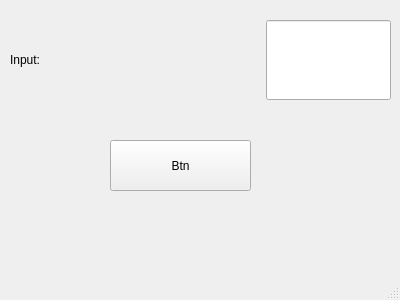
<?xml version="1.0" encoding="UTF-8"?>
<ui version="4.0">
 <class>MainWindow</class>
 <widget class="QMainWindow" name="MainWindow">
  <property name="geometry">
   <rect>
    <x>0</x>
    <y>0</y>
    <width>400</width>
    <height>300</height>
   </rect>
  </property>
  <property name="windowTitle">
   <string>MainWindow</string>
  </property>
  <widget class="QWidget" name="centralwidget">
   <widget class="QPushButton" name="pushButton">
    <property name="geometry">
     <rect>
      <x>110</x>
      <y>140</y>
      <width>141</width>
      <height>51</height>
     </rect>
    </property>
    <property name="text">
     <string>Btn</string>
    </property>
   </widget>
   <widget class="QWidget" name="horizontalLayoutWidget">
    <property name="geometry">
     <rect>
      <x>10</x>
      <y>20</y>
      <width>381</width>
      <height>80</height>
     </rect>
    </property>
    <layout class="QHBoxLayout" name="horizontalLayout">
     <item>
      <widget class="QLabel" name="label">
       <property name="sizePolicy">
        <sizepolicy hsizetype="Expanding" vsizetype="Expanding">
         <horstretch>0</horstretch>
         <verstretch>0</verstretch>
        </sizepolicy>
       </property>
       <property name="text">
        <string>Input:</string>
       </property>
      </widget>
     </item>
     <item>
      <spacer name="horizontalSpacer">
       <property name="orientation">
        <enum>Qt::Horizontal</enum>
       </property>
       <property name="sizeHint" stdset="0">
        <size>
         <width>40</width>
         <height>20</height>
        </size>
       </property>
      </spacer>
     </item>
     <item>
      <widget class="QLineEdit" name="lineEdit">
       <property name="sizePolicy">
        <sizepolicy hsizetype="Expanding" vsizetype="Expanding">
         <horstretch>0</horstretch>
         <verstretch>0</verstretch>
        </sizepolicy>
       </property>
      </widget>
     </item>
    </layout>
   </widget>
  </widget>
  <widget class="QMenuBar" name="menubar">
   <property name="geometry">
    <rect>
     <x>0</x>
     <y>0</y>
     <width>400</width>
     <height>17</height>
    </rect>
   </property>
  </widget>
  <widget class="QStatusBar" name="statusbar"/>
 </widget>
 <resources/>
 <connections/>
</ui>
